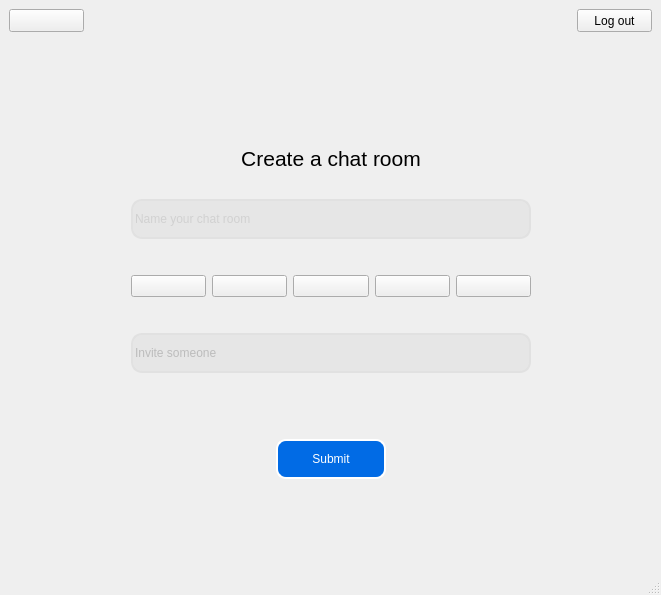
<?xml version="1.0" encoding="UTF-8"?>
<ui version="4.0">
 <class>NewChatWindow</class>
 <widget class="QMainWindow" name="NewChatWindow">
  <property name="geometry">
   <rect>
    <x>0</x>
    <y>0</y>
    <width>661</width>
    <height>595</height>
   </rect>
  </property>
  <property name="windowTitle">
   <string>MainWindow</string>
  </property>
  <widget class="QWidget" name="centralwidget">
   <layout class="QVBoxLayout" name="verticalLayout">
    <item>
     <layout class="QHBoxLayout" name="horizontalLayout_2">
      <item>
       <widget class="QPushButton" name="button_return">
        <property name="minimumSize">
         <size>
          <width>75</width>
          <height>23</height>
         </size>
        </property>
        <property name="maximumSize">
         <size>
          <width>75</width>
          <height>40</height>
         </size>
        </property>
        <property name="text">
         <string/>
        </property>
       </widget>
      </item>
      <item>
       <spacer name="horizontalSpacer">
        <property name="orientation">
         <enum>Qt::Horizontal</enum>
        </property>
        <property name="sizeType">
         <enum>QSizePolicy::MinimumExpanding</enum>
        </property>
        <property name="sizeHint" stdset="0">
         <size>
          <width>120</width>
          <height>20</height>
         </size>
        </property>
       </spacer>
      </item>
      <item>
       <widget class="QPushButton" name="button_logout">
        <property name="minimumSize">
         <size>
          <width>75</width>
          <height>0</height>
         </size>
        </property>
        <property name="maximumSize">
         <size>
          <width>75</width>
          <height>40</height>
         </size>
        </property>
        <property name="text">
         <string>Log out</string>
        </property>
       </widget>
      </item>
     </layout>
    </item>
    <item>
     <layout class="QGridLayout" name="gridLayout">
      <item row="0" column="1">
       <spacer name="verticalSpacer">
        <property name="orientation">
         <enum>Qt::Vertical</enum>
        </property>
        <property name="sizeType">
         <enum>QSizePolicy::MinimumExpanding</enum>
        </property>
        <property name="sizeHint" stdset="0">
         <size>
          <width>40</width>
          <height>20</height>
         </size>
        </property>
       </spacer>
      </item>
      <item row="4" column="1">
       <layout class="QHBoxLayout" name="horizontalLayout">
        <item>
         <widget class="QPushButton" name="button_icon1">
          <property name="text">
           <string/>
          </property>
         </widget>
        </item>
        <item>
         <widget class="QPushButton" name="button_icon2">
          <property name="text">
           <string/>
          </property>
         </widget>
        </item>
        <item>
         <widget class="QPushButton" name="button_icon3">
          <property name="text">
           <string/>
          </property>
         </widget>
        </item>
        <item>
         <widget class="QPushButton" name="button_icon4">
          <property name="text">
           <string/>
          </property>
         </widget>
        </item>
        <item>
         <widget class="QPushButton" name="button_icon5">
          <property name="text">
           <string/>
          </property>
         </widget>
        </item>
       </layout>
      </item>
      <item row="1" column="1">
       <widget class="QLabel" name="label_chatcreation">
        <property name="minimumSize">
         <size>
          <width>160</width>
          <height>70</height>
         </size>
        </property>
        <property name="font">
         <font>
          <family>SansSerif</family>
          <pointsize>16</pointsize>
          <weight>9</weight>
          <italic>false</italic>
          <bold>false</bold>
         </font>
        </property>
        <property name="styleSheet">
         <string notr="true">font: 75 16pt &quot;SansSerif&quot;;</string>
        </property>
        <property name="text">
         <string>Create a chat room</string>
        </property>
        <property name="alignment">
         <set>Qt::AlignCenter</set>
        </property>
       </widget>
      </item>
      <item row="11" column="1">
       <layout class="QHBoxLayout" name="horizontalLayout_3">
        <item>
         <spacer name="horizontalSpacer_5">
          <property name="orientation">
           <enum>Qt::Horizontal</enum>
          </property>
          <property name="sizeHint" stdset="0">
           <size>
            <width>40</width>
            <height>20</height>
           </size>
          </property>
         </spacer>
        </item>
        <item>
         <widget class="QPushButton" name="button_submit">
          <property name="minimumSize">
           <size>
            <width>110</width>
            <height>40</height>
           </size>
          </property>
          <property name="maximumSize">
           <size>
            <width>110</width>
            <height>40</height>
           </size>
          </property>
          <property name="styleSheet">
           <string notr="true">background-color:rgb(1, 107, 229);
color:white;
font: 75 10pt &quot;SansSerif&quot;;
border-style:outset;
border-width:2px;
border-radius:10px;
border-color:white;</string>
          </property>
          <property name="text">
           <string>Submit</string>
          </property>
         </widget>
        </item>
        <item>
         <spacer name="horizontalSpacer_6">
          <property name="orientation">
           <enum>Qt::Horizontal</enum>
          </property>
          <property name="sizeHint" stdset="0">
           <size>
            <width>40</width>
            <height>20</height>
           </size>
          </property>
         </spacer>
        </item>
       </layout>
      </item>
      <item row="10" column="1">
       <spacer name="verticalSpacer_6">
        <property name="orientation">
         <enum>Qt::Vertical</enum>
        </property>
        <property name="sizeType">
         <enum>QSizePolicy::Fixed</enum>
        </property>
        <property name="sizeHint" stdset="0">
         <size>
          <width>20</width>
          <height>30</height>
         </size>
        </property>
       </spacer>
      </item>
      <item row="2" column="1">
       <widget class="QLineEdit" name="edit_name">
        <property name="minimumSize">
         <size>
          <width>400</width>
          <height>40</height>
         </size>
        </property>
        <property name="maximumSize">
         <size>
          <width>400</width>
          <height>40</height>
         </size>
        </property>
        <property name="styleSheet">
         <string notr="true">background-color:rgb(230, 230, 230);
color:rgb(188, 188, 188);
font: 75 8pt &quot;SansSerif&quot;;
border-style:solid;
border-width:2px;
border-radius:11px;
border-color:rgb(225, 225, 225);</string>
        </property>
        <property name="text">
         <string/>
        </property>
        <property name="alignment">
         <set>Qt::AlignLeading|Qt::AlignLeft|Qt::AlignVCenter</set>
        </property>
        <property name="placeholderText">
         <string>Name your chat room</string>
        </property>
       </widget>
      </item>
      <item row="7" column="1">
       <widget class="QLineEdit" name="edit_invite">
        <property name="minimumSize">
         <size>
          <width>200</width>
          <height>40</height>
         </size>
        </property>
        <property name="maximumSize">
         <size>
          <width>400</width>
          <height>40</height>
         </size>
        </property>
        <property name="styleSheet">
         <string notr="true">background-color:rgb(230, 230, 230);
color:rgb(188, 188, 188);
font: 75 8pt &quot;SansSerif&quot;;
border-style:solid;
border-width:2px;
border-radius:11px;
border-color:rgb(225, 225, 225);</string>
        </property>
        <property name="text">
         <string>Invite someone</string>
        </property>
        <property name="alignment">
         <set>Qt::AlignLeading|Qt::AlignLeft|Qt::AlignVCenter</set>
        </property>
        <property name="placeholderText">
         <string>Who's in?</string>
        </property>
       </widget>
      </item>
      <item row="2" column="0">
       <spacer name="horizontalSpacer_2">
        <property name="orientation">
         <enum>Qt::Horizontal</enum>
        </property>
        <property name="sizeType">
         <enum>QSizePolicy::MinimumExpanding</enum>
        </property>
        <property name="sizeHint" stdset="0">
         <size>
          <width>40</width>
          <height>20</height>
         </size>
        </property>
       </spacer>
      </item>
      <item row="8" column="1">
       <spacer name="verticalSpacer_7">
        <property name="orientation">
         <enum>Qt::Vertical</enum>
        </property>
        <property name="sizeType">
         <enum>QSizePolicy::Fixed</enum>
        </property>
        <property name="sizeHint" stdset="0">
         <size>
          <width>20</width>
          <height>10</height>
         </size>
        </property>
       </spacer>
      </item>
      <item row="5" column="1">
       <spacer name="verticalSpacer_5">
        <property name="orientation">
         <enum>Qt::Vertical</enum>
        </property>
        <property name="sizeType">
         <enum>QSizePolicy::Fixed</enum>
        </property>
        <property name="sizeHint" stdset="0">
         <size>
          <width>20</width>
          <height>30</height>
         </size>
        </property>
       </spacer>
      </item>
      <item row="3" column="1">
       <spacer name="verticalSpacer_3">
        <property name="orientation">
         <enum>Qt::Vertical</enum>
        </property>
        <property name="sizeType">
         <enum>QSizePolicy::Fixed</enum>
        </property>
        <property name="sizeHint" stdset="0">
         <size>
          <width>20</width>
          <height>30</height>
         </size>
        </property>
       </spacer>
      </item>
      <item row="2" column="2">
       <spacer name="horizontalSpacer_3">
        <property name="orientation">
         <enum>Qt::Horizontal</enum>
        </property>
        <property name="sizeType">
         <enum>QSizePolicy::MinimumExpanding</enum>
        </property>
        <property name="sizeHint" stdset="0">
         <size>
          <width>40</width>
          <height>20</height>
         </size>
        </property>
       </spacer>
      </item>
      <item row="12" column="1">
       <spacer name="verticalSpacer_2">
        <property name="orientation">
         <enum>Qt::Vertical</enum>
        </property>
        <property name="sizeType">
         <enum>QSizePolicy::MinimumExpanding</enum>
        </property>
        <property name="sizeHint" stdset="0">
         <size>
          <width>20</width>
          <height>20</height>
         </size>
        </property>
       </spacer>
      </item>
      <item row="9" column="1">
       <widget class="QLabel" name="label_error">
        <property name="maximumSize">
         <size>
          <width>16777215</width>
          <height>23</height>
         </size>
        </property>
        <property name="text">
         <string/>
        </property>
       </widget>
      </item>
     </layout>
    </item>
   </layout>
  </widget>
  <widget class="QMenuBar" name="menubar">
   <property name="geometry">
    <rect>
     <x>0</x>
     <y>0</y>
     <width>661</width>
     <height>21</height>
    </rect>
   </property>
  </widget>
  <widget class="QStatusBar" name="statusbar"/>
 </widget>
 <resources/>
 <connections/>
</ui>
